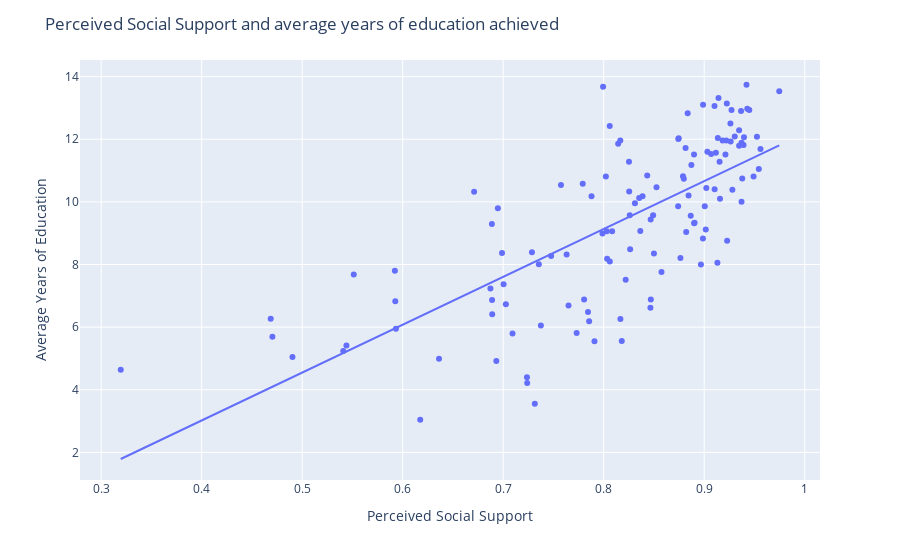

Source (notebook cell):
### Code cell
# Create scatter plot with Plotly

fig_social = px.scatter(happiness_edu_df, x="Social support", y="Avg Ed. (Years)", hover_name="Country name", trendline="ols")

# Customize layout
fig_social.update_layout(
    title="Perceived Social Support and average years of education achieved",
    xaxis_title="Perceived Social Support",
    yaxis_title="Average Years of Education"
)

# Show the plot
fig_social.show()

### Figure 1 — Plotly figure (JSON) as saved in the notebook; plotly's stock layout.template omitted (floating-point values rounded to 4 significant figures)
{"data": [{"hovertemplate": "<b>%{hovertext}</b><br><br>Social support=%{x}<br>Avg Ed. (Years)=%{y}<extra></extra>", "hovertext": ["Afghanistan", "Albania", "Algeria", "Argentina", "Armenia", "Australia", "Austria", "Bahrain", "Bangladesh", "Belgium", "Benin", "Bolivia", "Botswana", "Brazil", "Bulgaria", "Burundi", "Cambodia", "Cameroon", "Canada", "Central African Republic", "Chile", "China", "Colombia", "Costa Rica", "Croatia", "Cyprus", "Denmark", "Dominican Republic", "Ecuador", "Egypt", "El Salvador", "Estonia", "Finland", "France", "Gabon", "Gambia", "Germany", "Ghana", "Greece", "Guatemala", "Haiti", "Honduras", "Hungary", "Iceland", "India", "Indonesia", "Iran", "Iraq", "Ireland", "Israel", "Italy", "Jamaica", "Japan", "Jordan", "Kazakhstan", "Kenya", "Kuwait", "Kyrgyzstan", "Laos", "Latvia", "Lesotho", "Liberia", "Libya", "Lithuania", "Luxembourg", "Malawi", "Malaysia", "Maldives", "Mali", "Malta", "Mauritania", "Mauritius", "Mexico", "Moldova", "Mongolia", "Morocco", "Mozambique", "Myanmar", "Namibia", "Nepal", "Netherlands", "New Zealand", "Nicaragua", "Niger", "Norway", "Pakistan", "Panama", "Paraguay", "Peru", "Philippines", "Poland", "Portugal", "Romania", "Russia", "Rwanda", "Saudi Arabia", "Senegal", "Serbia", "Sierra Leone", "Singapore", "Slovakia", "Slovenia", "South Africa", "South Korea", "Spain", "Sri Lanka", "Sweden", "Switzerland", "Tajikistan", "Tanzania", "Thailand", "Togo", "Trinidad and Tobago", "Tunisia", "Turkey", "Uganda", "Ukraine", "United Arab Emirates", "United Kingdom", "United States", "Uruguay", "Venezuela", "Vietnam", "Yemen", "Zambia", "Zimbabwe"], "legendgroup": "", "marker": {"color": "#636efa", "symbol": "circle"}, "mode": "markers", "name": "", "orientation": "v", "showlegend": false, "type": "scatter", "x": [0.4704, 0.6711, 0.8034, 0.9006, 0.7575, 0.9449, 0.928, 0.8763, 0.6873, 0.9116, 0.4687, 0.8031, 0.7791, 0.8967, 0.9378, 0.4903, 0.7731, 0.7004, 0.9272, 0.3195, 0.8797, 0.7988, 0.8844, 0.9015, 0.8746, 0.806, 0.956, 0.8821, 0.8364, 0.7354, 0.8061, 0.9347, 0.9543, 0.9371, 0.7879, 0.6932, 0.8989, 0.7286, 0.8144, 0.8166, 0.5932, 0.8219, 0.9219, 0.9747, 0.5922, 0.8084, 0.6947, 0.7477, 0.9421, 0.9136, 0.8899, 0.9157, 0.8835, 0.8022, 0.9347, 0.7027, 0.8465, 0.8872, 0.7375, 0.9183, 0.7805, 0.7093, 0.8259, 0.9261, 0.9069, 0.544, 0.8165, 0.9132, 0.7315, 0.9304, 0.7908, 0.9104, 0.8387, 0.8433, 0.9371, 0.5926, 0.7239, 0.7844, 0.8469, 0.7855, 0.9391, 0.9491, 0.8575, 0.6174, 0.9525, 0.6891, 0.9021, 0.8987, 0.8311, 0.8467, 0.8743, 0.8866, 0.8252, 0.9032, 0.5408, 0.8741, 0.7236, 0.8815, 0.6361, 0.9103, 0.9225, 0.9396, 0.8525, 0.7994, 0.9211, 0.8254, 0.9263, 0.9428, 0.8353, 0.6889, 0.89, 0.5513, 0.9153, 0.6887, 0.8263, 0.765, 0.8789, 0.8492, 0.9367, 0.9142, 0.9228, 0.8904, 0.85, 0.818, 0.6988, 0.7631], "xaxis": "x", "y": [5.69, 10.32, 8.18, 9.86, 10.54, 12.93, 10.39, 8.21, 7.23, 11.57, 6.27, 9.06, 10.58, 8, 10.75, 5.05, 5.81, 7.37, 12.93, 4.64, 10.74, 8.99, 10.2, 9.12, 12.03, 12.42, 11.69, 9.04, 9.07, 8.01, 8.1, 12.29, 11.05, 11.89, 10.18, 4.92, 13.1, 8.39, 11.86, 6.26, 5.95, 7.51, 11.96, 13.53, 7.8, 9.06, 9.8, 8.27, 13.74, 12.04, 11.51, 10.1, 12.83, 10.81, 11.79, 6.73, 6.62, 11.18, 6.05, 11.96, 6.88, 5.8, 9.57, 12.5, 11.53, 5.41, 11.96, 8.06, 3.55, 12.09, 5.55, 10.4, 10.18, 10.84, 10, 6.83, 4.22, 6.48, 6.88, 6.19, 11.82, 10.81, 7.76, 3.04, 12.08, 6.41, 10.44, 8.83, 9.96, 9.44, 12.01, 9.56, 11.28, 11.6, 5.24, 9.86, 4.4, 11.72, 4.99, 13.06, 13.14, 12.06, 10.47, 13.68, 11.51, 10.33, 11.93, 12.97, 10.12, 6.87, 9.32, 7.68, 11.28, 9.29, 8.49, 6.69, 10.82, 9.57, 12.9, 13.32, 8.76, 9.33, 8.35, 5.56, 8.37, 8.32], "yaxis": "y"}, {"hovertemplate": "<b>OLS trendline</b><br>Avg Ed. (Years) = 15.2831 * Social support + -3.09289<br>R<sup>2</sup>=0.524172<br><br>Social support=%{x}<br>Avg Ed. (Years)=%{y} <b>(trend)</b><extra></extra>", "legendgroup": "", "marker": {"color": "#636efa", "symbol": "circle"}, "mode": "lines", "name": "", "showlegend": false, "type": "scatter", "x": [0.3195, 0.4687, 0.4704, 0.4903, 0.5408, 0.544, 0.5513, 0.5922, 0.5926, 0.5932, 0.6174, 0.6361, 0.6711, 0.6873, 0.6887, 0.6889, 0.6891, 0.6932, 0.6947, 0.6988, 0.7004, 0.7027, 0.7093, 0.7236, 0.7239, 0.7286, 0.7315, 0.7354, 0.7375, 0.7477, 0.7575, 0.7631, 0.765, 0.7731, 0.7791, 0.7805, 0.7844, 0.7855, 0.7879, 0.7908, 0.7988, 0.7994, 0.8022, 0.8031, 0.8034, 0.806, 0.8061, 0.8084, 0.8144, 0.8165, 0.8166, 0.818, 0.8219, 0.8252, 0.8254, 0.8259, 0.8263, 0.8311, 0.8353, 0.8364, 0.8387, 0.8433, 0.8465, 0.8467, 0.8469, 0.8492, 0.85, 0.8525, 0.8575, 0.8741, 0.8743, 0.8746, 0.8763, 0.8789, 0.8797, 0.8815, 0.8821, 0.8835, 0.8844, 0.8866, 0.8872, 0.8899, 0.89, 0.8904, 0.8967, 0.8987, 0.8989, 0.9006, 0.9015, 0.9021, 0.9032, 0.9069, 0.9103, 0.9104, 0.9116, 0.9132, 0.9136, 0.9142, 0.9153, 0.9157, 0.9183, 0.9211, 0.9219, 0.9225, 0.9228, 0.9261, 0.9263, 0.9272, 0.928, 0.9304, 0.9347, 0.9347, 0.9367, 0.9371, 0.9371, 0.9378, 0.9391, 0.9396, 0.9421, 0.9428, 0.9449, 0.9491, 0.9525, 0.9543, 0.956, 0.9747], "xaxis": "x", "y": [1.789, 4.07, 4.096, 4.401, 5.173, 5.221, 5.333, 5.958, 5.964, 5.974, 6.343, 6.629, 7.163, 7.411, 7.433, 7.436, 7.438, 7.501, 7.524, 7.587, 7.611, 7.646, 7.747, 7.966, 7.97, 8.042, 8.086, 8.147, 8.178, 8.334, 8.484, 8.57, 8.599, 8.722, 8.815, 8.836, 8.895, 8.912, 8.948, 8.993, 9.115, 9.124, 9.167, 9.181, 9.185, 9.225, 9.227, 9.262, 9.353, 9.386, 9.388, 9.408, 9.468, 9.518, 9.521, 9.53, 9.536, 9.609, 9.673, 9.69, 9.725, 9.796, 9.844, 9.848, 9.85, 9.885, 9.898, 9.936, 10.01, 10.27, 10.27, 10.27, 10.3, 10.34, 10.35, 10.38, 10.39, 10.41, 10.42, 10.46, 10.47, 10.51, 10.51, 10.52, 10.61, 10.64, 10.64, 10.67, 10.69, 10.69, 10.71, 10.77, 10.82, 10.82, 10.84, 10.86, 10.87, 10.88, 10.9, 10.9, 10.94, 10.98, 11.0, 11.01, 11.01, 11.06, 11.06, 11.08, 11.09, 11.13, 11.19, 11.19, 11.22, 11.23, 11.23, 11.24, 11.26, 11.27, 11.31, 11.32, 11.35, 11.41, 11.46, 11.49, 11.52, 11.8], "yaxis": "y"}], "layout": {"legend": {"tracegroupgap": 0}, "margin": {"t": 60}, "title": {"text": "Perceived Social Support and average years of education achieved"}, "xaxis": {"anchor": "y", "domain": [0, 1], "title": {"text": "Perceived Social Support"}}, "yaxis": {"anchor": "x", "domain": [0, 1], "title": {"text": "Average Years of Education"}}}}
